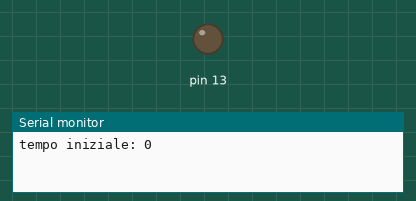
Bench run of a sketch on a simulated Arduino Uno, built with avr-gcc and run on an emulated ATmega328P. Parts: output pins drawn as LEDs (lit = HIGH), the last lines printed to the serial monitor. At 60.0 s the program stops and its outputs stay as they are.

Above: at 0.1 s.
At 60.1 s:
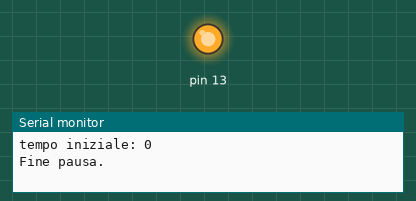
Timing chart, 0 to 61.5 s (numbered marks = the images above):
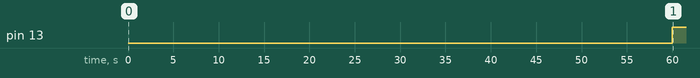

The sketch:

A014_PausaLunga.ino
```cpp
/*
Pausa lunga
*/
//variabile per memorizzare il tempo d'inizio
unsigned long t1 = 0;
//durata della pausa
const unsigned long pausa = 1l*60l*1000l; //1 minuto

void setup() {
  //preparo la seriale
  Serial.begin(9600);
  //attendo la seriale
  while(!Serial);
  //il pin 13 è un uscita
  pinMode(13, OUTPUT);
  //salvo il tempo corrente
  t1 = millis();
  //stampo il tempo di partenza a video
  Serial.print("tempo iniziale: ");
  Serial.println(t1);
}

void loop() {
  //calcolo la differenza tra l'istante corrente e il
  //tempo salvato
  unsigned long differenza = millis() - t1;
  //se la differenza è maggiore del valore di pausa
  //desiderato...
  if (differenza > pausa) {
    //accendo il LED
	digitalWrite(13, HIGH);
    //scrivo un messaggio
    Serial.println("Fine pausa.");
    //mi fermo per sempre
    while(true);
  }

}
```

Measured:
- by itself, pin 13: LOW → HIGH at 60.0 s
